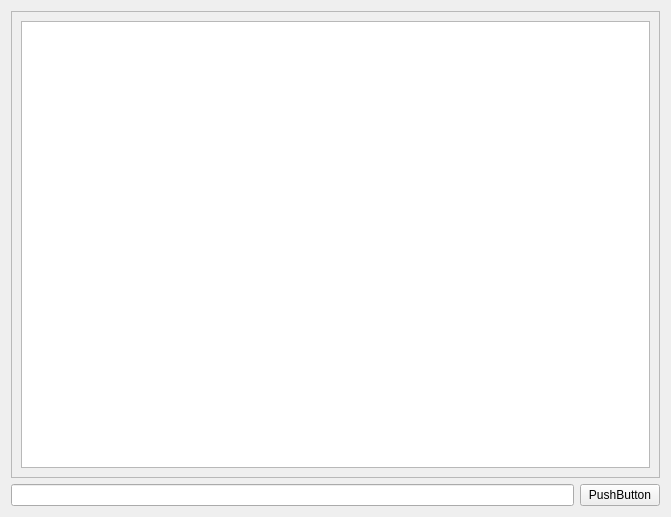
<?xml version="1.0" encoding="UTF-8"?>
<ui version="4.0">
 <class>Memory</class>
 <widget class="QWidget" name="Memory">
  <property name="geometry">
   <rect>
    <x>0</x>
    <y>0</y>
    <width>671</width>
    <height>517</height>
   </rect>
  </property>
  <property name="windowTitle">
   <string>Form</string>
  </property>
  <layout class="QVBoxLayout" name="verticalLayout">
   <item>
    <layout class="QHBoxLayout" name="horizontalLayout">
     <item>
      <widget class="QScrollArea" name="scrollArea">
       <property name="widgetResizable">
        <bool>true</bool>
       </property>
       <widget class="QWidget" name="scrollAreaWidgetContents">
        <property name="geometry">
         <rect>
          <x>0</x>
          <y>0</y>
          <width>649</width>
          <height>459</height>
         </rect>
        </property>
        <layout class="QHBoxLayout" name="horizontalLayout_4">
         <item>
          <widget class="MemoryTable" name="table_memory"/>
         </item>
        </layout>
       </widget>
      </widget>
     </item>
    </layout>
   </item>
   <item>
    <layout class="QHBoxLayout" name="horizontalLayout_3">
     <item>
      <widget class="QLineEdit" name="jump_address_ledit"/>
     </item>
     <item>
      <widget class="QPushButton" name="jump_address_btn">
       <property name="text">
        <string>PushButton</string>
       </property>
      </widget>
     </item>
    </layout>
   </item>
  </layout>
 </widget>
 <customwidgets>
  <customwidget>
   <class>MemoryTable</class>
   <extends>QTableWidget</extends>
   <header>widgets.memorytable</header>
   <slots>
    <slot>add_row()</slot>
   </slots>
  </customwidget>
 </customwidgets>
 <resources/>
 <connections>
  <connection>
   <sender>jump_address_btn</sender>
   <signal>clicked()</signal>
   <receiver>table_memory</receiver>
   <slot>add_row()</slot>
   <hints>
    <hint type="sourcelabel">
     <x>614</x>
     <y>492</y>
    </hint>
    <hint type="destinationlabel">
     <x>335</x>
     <y>240</y>
    </hint>
   </hints>
  </connection>
 </connections>
</ui>
